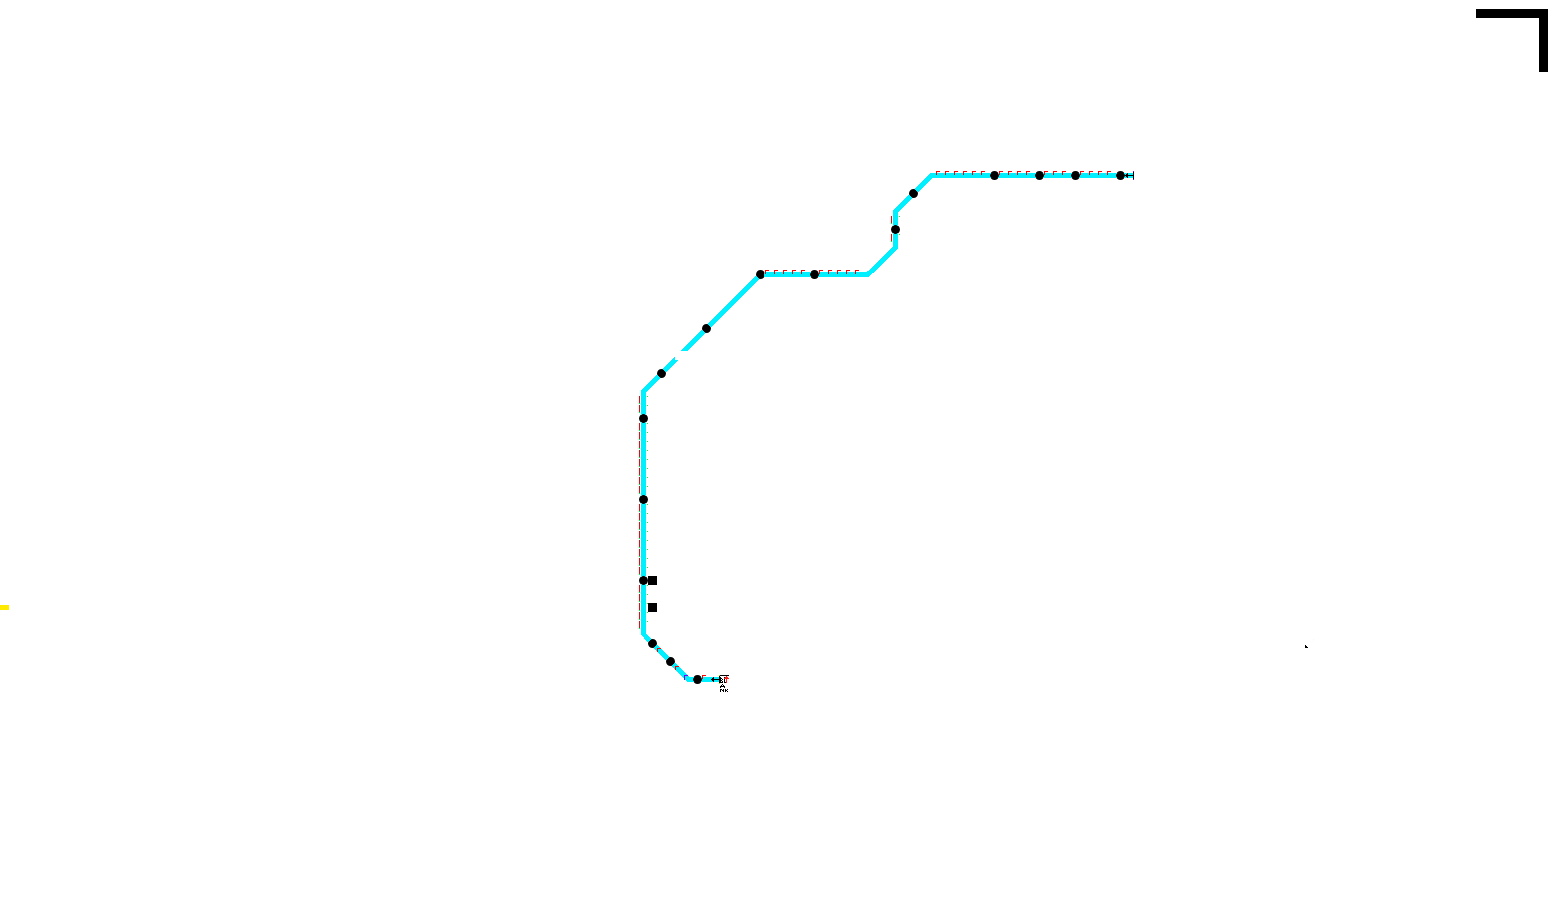

Rendered tile map (Tiled .tmx) drawn with the repository's tilesets; below, a short description and the map source with its tile grids summarised:
An orthogonal 172x100 tile map with 9x9 px tiles, 1 tile layer (Tile Layer 1).

<map version="1.10" tiledversion="1.10.2" orientation="orthogonal" renderorder="right-down" width="172" height="100" tilewidth="9" tileheight="9" infinite="0" nextlayerid="2" nextobjectid="1">
 <tileset firstgid="1" source="tileset.tsx" />
 <layer id="1" name="Tile Layer 1" width="172" height="100">
  <data>[17200 cells, 17200 non-empty, 27 distinct tile ids]</data>
 </layer>
</map>
